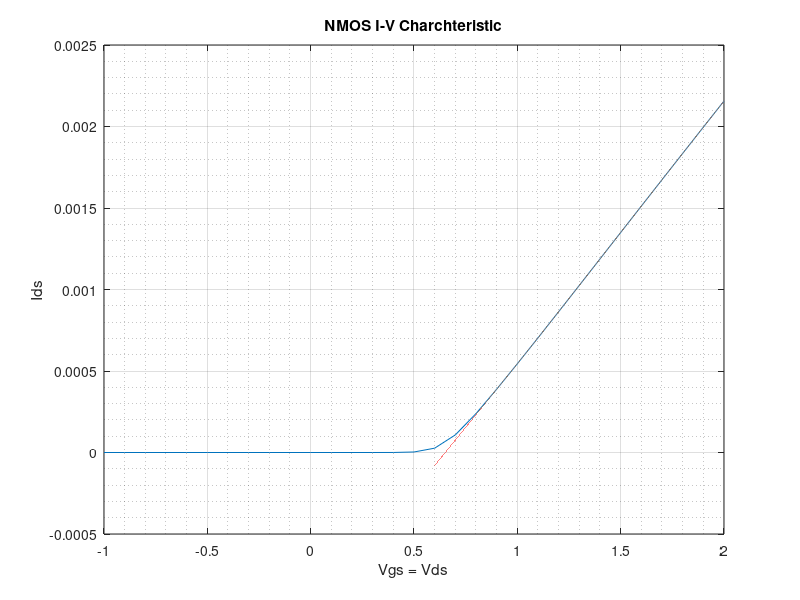

MATLAB code to generate this figure:
vgs = -1:0.1:2;
Ids = [-3.6012e-9
-2.2063e-9
-1.3098e-9
-749.1478e-12
-398.0729e-12
-198.2364e-12
-93.5992e-12
-41.6407e-12
-17.2811e-12
-6.5195e-12
0
43.2687e-12
824.9222e-12
15.0039e-9
246.6513e-9
3.1668e-6
26.5424e-6
108.0164e-6
238.7772e-6
388.3280e-6
544.3635e-6
703.3741e-6
864.0267e-6
1.0256e-3
1.1876e-3
1.3497e-3
1.5117e-3
1.6735e-3
1.8349e-3
1.9959e-3
2.1564e-3];

Ids = Ids';
plot(vgs,Ids)
title('NMOS I-V Charchteristic');
grid on; grid minor; xlabel('Vgs = Vds'); ylabel('Ids');

ip = interp1(vgs(20:end),Ids(20:end),0.6:0.00001:2,'linear','extrap');
hold on;plot(0.6:0.00001:2,ip);